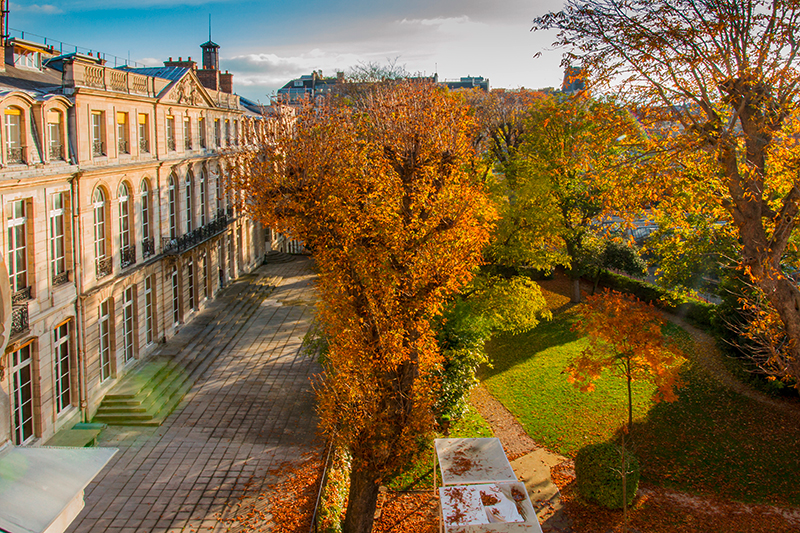
#> input picture data/les-mines.jpg, 800 x 533 px
$ python test.py
#> lines starting #> are read from the running program, lines starting #| are printed output that depends on the picture
import numpy as np
import matplotlib.pyplot as plt

#création de l'image
image=np.array([[(0,0,0)]*91]*91)

#on donne à chaque pixel la couleur 'blanc'
image[:,:]=(255,255,255)
#plt.imshow(image)
#plt.show()

#on donne à chaque pixel la couleur 'vert'
image[:,:]=(0,255,0)
#plt.imshow(image)
#plt.show()

#affichage du triplet couleur du premier et dernier pixel
print(image[0,0], image[-1,-1])

#création du quadrillage bleu
for i in range(10):
    image[10*i,:]=(0,0,255) #on donne à 1 ligne sur 10 la couleur 'bleu'
    image[:,10*i]=(0,0,255) #on donne à 1 colonne sur 10 la couleur 'bleu'

#affichage
#plt.imshow(image)
#plt.show()

## Lecture et affichage d'une image en couleur

image2=plt.imread("data/les-mines.jpg").copy() #on réalise une copie pour pouvoir la modifier
#> image2 is the input picture: shape (533, 800, 3); mean R, G, B 128.6, 103.3, 64.7
#plt.imshow(image2)
#plt.show()

print(type(image2))
#| <class 'numpy.ndarray'>
print(image2.ndim)
#| 3
print(image2.shape[:2])
#| (533, 800)
print(image2.itemsize)
#| 1
print(image2.dtype)
#| uint8
print(image2.min(),image2.max())
#| 0 255

#plt.imshow(image2[:10,:10])
#plt.show()


# On ne sélectionne qu'une ligne sur 2, 5, 10 puis 20. On crée une liste contenant ces valeurs :

L=[2,5,10,20]

# Pour chaque pas on crée l'image correspondante

#for pas in L:
    #plt.imshow(image2[:,::pas])
    #plt.show()


# On crée une fonction pour isoler le rectangle de dimensions l et c au centre de l'image

def isoler(l,c,image):
    h=len(image)
    larg=len(image[0])
    plt.imshow(image[(h-l)//2:(h+l)//2 , (larg-c)//2:(larg+c)//2])
    plt.show()

#isoler(10,20,image2)
#isoler(100,200,image2)

# On crée 3 tableaux stockant les valeurs de rouge, vert et bleu de l'image

red=image2[:,:,0]
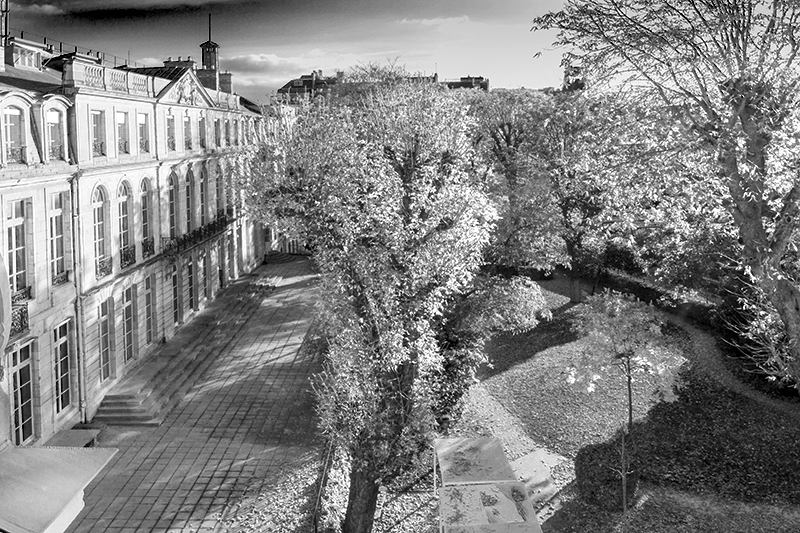
#> red: shape (533, 800); min 0, max 255, mean 128.6
green=image2[:,:,1]
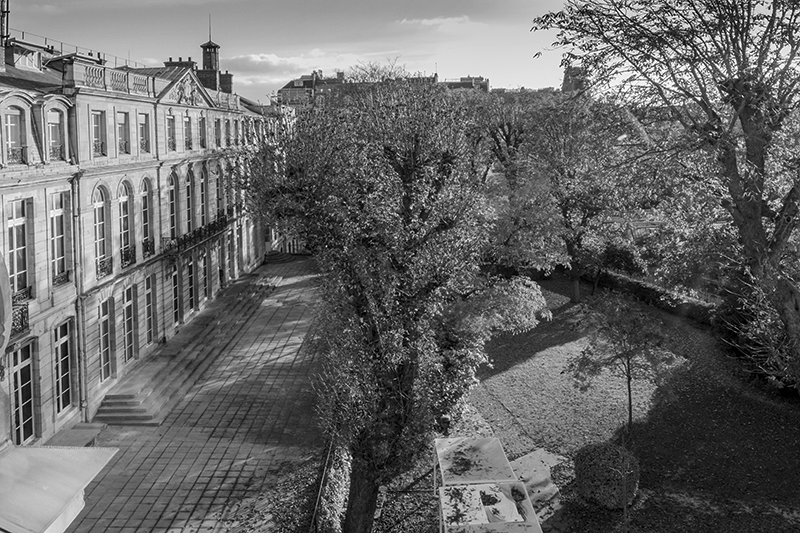
#> green: shape (533, 800); min 0, max 255, mean 103.3
blue=image2[:,:,2]
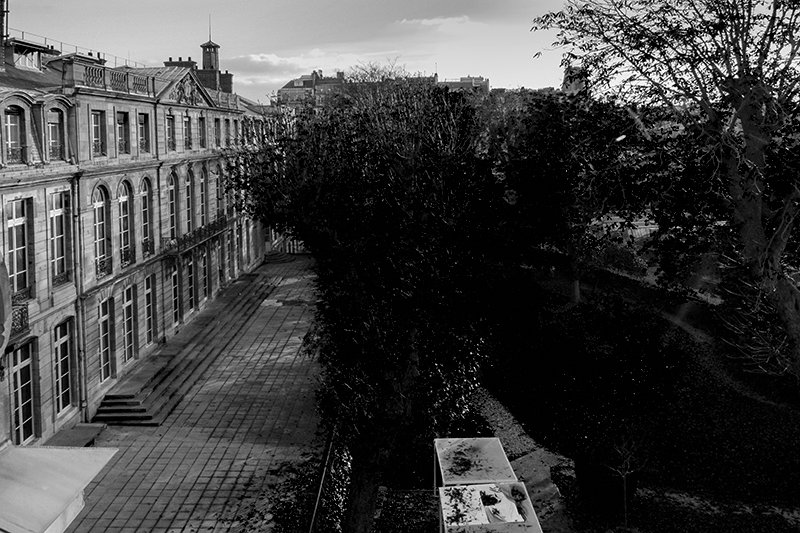
#> blue: shape (533, 800); min 0, max 255, mean 64.7

# Affichage

'''
plt.imshow(red, cmap="Reds")
plt.show()
plt.imshow(red, cmap="Greens")
plt.show()
plt.imshow(red, cmap="Blues")
plt.show()
'''

# Rectangle blanc rayé de rouge en bas à droite

image3=image2.copy()
#image3[-200::,-200::]=(219, 112, 147)
image3[-200::,-200::]=(255,255,255)
image3[-200::10,-200::]=(255,0,0)
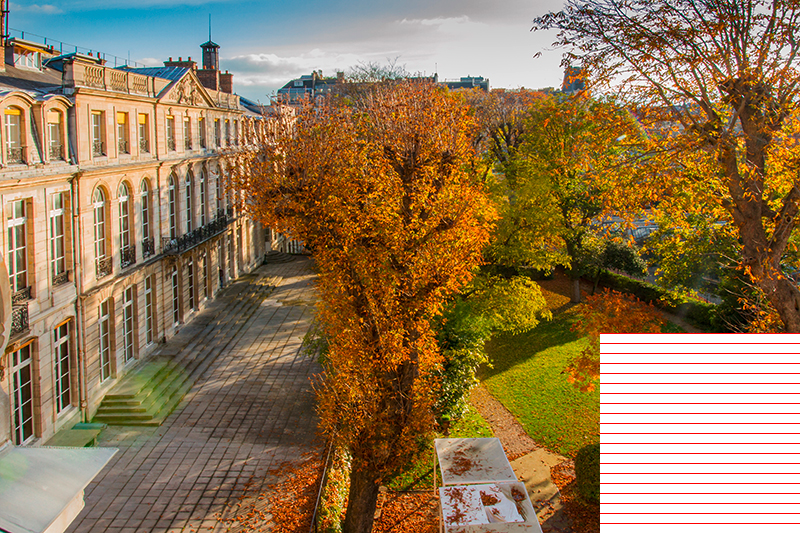
#> image3: shape (533, 800, 3); mean R, G, B 146, 120.6, 85.7
# [6 lines of commented-out code are left out]

image4=plt.imread("data/les-mines.jpg")
h,w=image4.shape[:2]
#> h = 533; w = 800
#image5=np.array([[(0,0,0,0)]*w]*h)
image5=np.empty((h,w,4), dtype=image4.dtype)
image5[:,:,:3]=image4
image5[:,:,3]=128
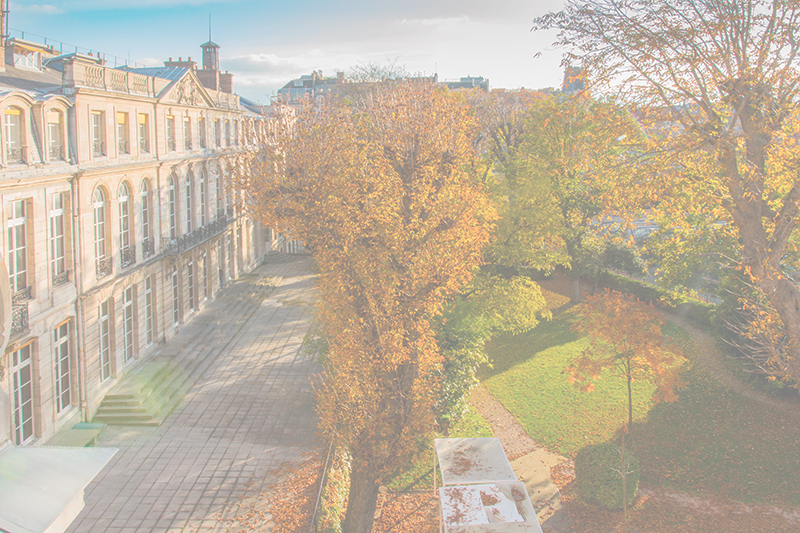
#> image5: shape (533, 800, 4); mean R, G, B, A 128.6, 103.3, 64.7, 128; transparent parts drawn white
#plt.imshow(image5)
#plt.show()

# Images en niveaux de gris

image6=image4/255
image6_gris=image6.mean(axis=2)
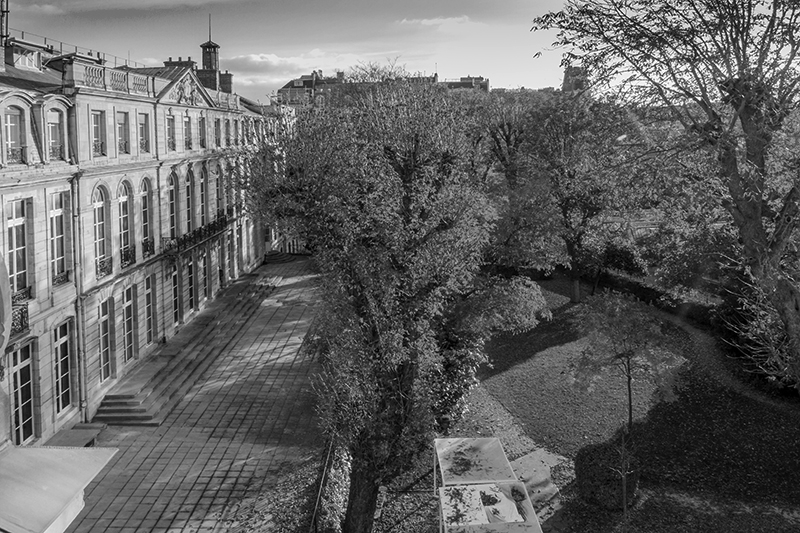
#> image6_gris: shape (533, 800) float64; min 0, max 1, mean 0.388
image7_gris = 0.299 * image6[:,:,0] + 0.587 * image6[:,:,1] + 0.114 * image6[:,:,2]
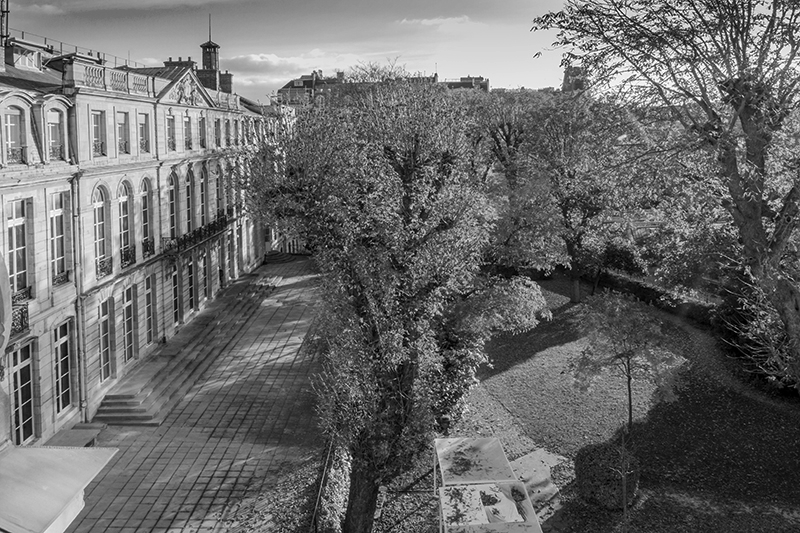
#> image7_gris: shape (533, 800) float64; min 0, max 1, mean 0.418

plt.imshow(image7_gris, cmap="gray")
plt.show()
